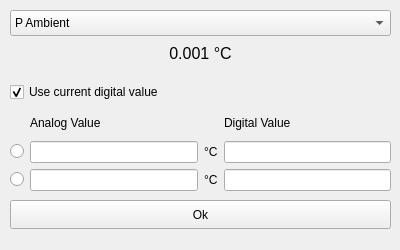
<?xml version="1.0" encoding="UTF-8"?>
<ui version="4.0">
 <class>Calibration</class>
 <widget class="QWidget" name="Calibration">
  <property name="geometry">
   <rect>
    <x>0</x>
    <y>0</y>
    <width>400</width>
    <height>250</height>
   </rect>
  </property>
  <property name="minimumSize">
   <size>
    <width>400</width>
    <height>250</height>
   </size>
  </property>
  <property name="maximumSize">
   <size>
    <width>400</width>
    <height>250</height>
   </size>
  </property>
  <property name="windowTitle">
   <string>Calibration</string>
  </property>
  <widget class="QLabel" name="currentValue">
   <property name="geometry">
    <rect>
     <x>20</x>
     <y>40</y>
     <width>361</width>
     <height>27</height>
    </rect>
   </property>
   <property name="font">
    <font>
     <pointsize>12</pointsize>
    </font>
   </property>
   <property name="text">
    <string>0.001 °C</string>
   </property>
   <property name="alignment">
    <set>Qt::AlignmentFlag::AlignCenter</set>
   </property>
  </widget>
  <widget class="QCheckBox" name="useCurrentDigital">
   <property name="geometry">
    <rect>
     <x>10</x>
     <y>80</y>
     <width>321</width>
     <height>24</height>
    </rect>
   </property>
   <property name="text">
    <string>Use current digital value</string>
   </property>
   <property name="checked">
    <bool>true</bool>
   </property>
  </widget>
  <widget class="QPushButton" name="okButton">
   <property name="enabled">
    <bool>true</bool>
   </property>
   <property name="geometry">
    <rect>
     <x>10</x>
     <y>200</y>
     <width>381</width>
     <height>29</height>
    </rect>
   </property>
   <property name="text">
    <string>Ok</string>
   </property>
  </widget>
  <widget class="QComboBox" name="sensorSelect">
   <property name="geometry">
    <rect>
     <x>10</x>
     <y>10</y>
     <width>381</width>
     <height>26</height>
    </rect>
   </property>
   <item>
    <property name="text">
     <string>P Ambient</string>
    </property>
   </item>
   <item>
    <property name="text">
     <string>T Compare</string>
    </property>
   </item>
   <item>
    <property name="text">
     <string>P Accumulator</string>
    </property>
   </item>
   <item>
    <property name="text">
     <string>T Accumulator</string>
    </property>
   </item>
   <item>
    <property name="text">
     <string>P Chamber</string>
    </property>
   </item>
   <item>
    <property name="text">
     <string>T Chamber 1</string>
    </property>
   </item>
   <item>
    <property name="text">
     <string>T Chamber 2</string>
    </property>
   </item>
   <item>
    <property name="text">
     <string>P Nozzle 1</string>
    </property>
   </item>
   <item>
    <property name="text">
     <string>T Nozzle 1</string>
    </property>
   </item>
   <item>
    <property name="text">
     <string>P Nozzle 2</string>
    </property>
   </item>
   <item>
    <property name="text">
     <string>T Nozzle 2</string>
    </property>
   </item>
   <item>
    <property name="text">
     <string>P Nozzle 3</string>
    </property>
   </item>
   <item>
    <property name="text">
     <string>T Nozzle 3</string>
    </property>
   </item>
  </widget>
  <widget class="QWidget" name="layoutWidget">
   <property name="geometry">
    <rect>
     <x>10</x>
     <y>110</y>
     <width>381</width>
     <height>81</height>
    </rect>
   </property>
   <layout class="QGridLayout" name="gridLayout">
    <item row="0" column="2">
     <widget class="QLabel" name="analogValueLabel">
      <property name="text">
       <string>Analog Value</string>
      </property>
     </widget>
    </item>
    <item row="1" column="0">
     <widget class="QRadioButton" name="radioButton1">
      <property name="text">
       <string/>
      </property>
     </widget>
    </item>
    <item row="1" column="4">
     <widget class="QLineEdit" name="digitalEdit1"/>
    </item>
    <item row="1" column="2">
     <widget class="QLineEdit" name="analogEdit1">
      <property name="enabled">
       <bool>true</bool>
      </property>
      <property name="inputMethodHints">
       <set>Qt::InputMethodHint::ImhFormattedNumbersOnly</set>
      </property>
     </widget>
    </item>
    <item row="2" column="4">
     <widget class="QLineEdit" name="digitalEdit2"/>
    </item>
    <item row="2" column="0">
     <widget class="QRadioButton" name="radioButton2">
      <property name="text">
       <string/>
      </property>
     </widget>
    </item>
    <item row="0" column="4">
     <widget class="QLabel" name="digitalValueLabel">
      <property name="text">
       <string>Digital Value</string>
      </property>
     </widget>
    </item>
    <item row="2" column="2">
     <widget class="QLineEdit" name="analogEdit2">
      <property name="inputMethodHints">
       <set>Qt::InputMethodHint::ImhFormattedNumbersOnly</set>
      </property>
     </widget>
    </item>
    <item row="1" column="3">
     <widget class="QLabel" name="unitLabel1">
      <property name="text">
       <string>°C</string>
      </property>
     </widget>
    </item>
    <item row="2" column="3">
     <widget class="QLabel" name="unitLabel2">
      <property name="text">
       <string>°C</string>
      </property>
     </widget>
    </item>
   </layout>
  </widget>
 </widget>
 <resources/>
 <connections/>
</ui>
